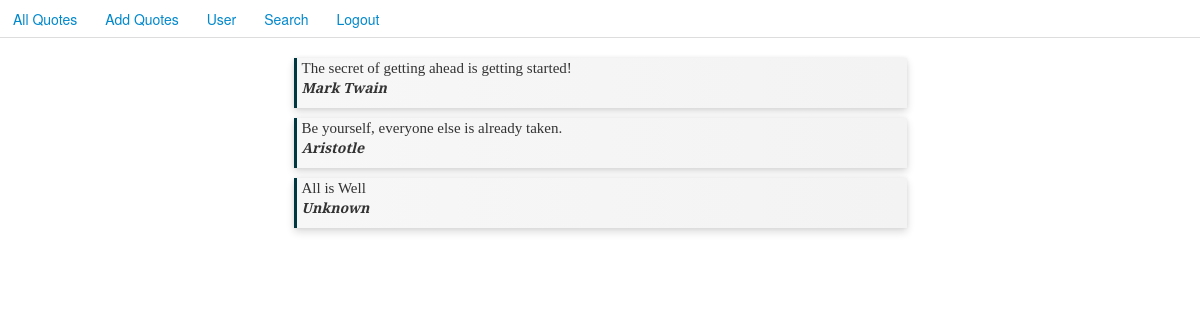
/all/ (signed in), run on an earlier commit of the app's database.
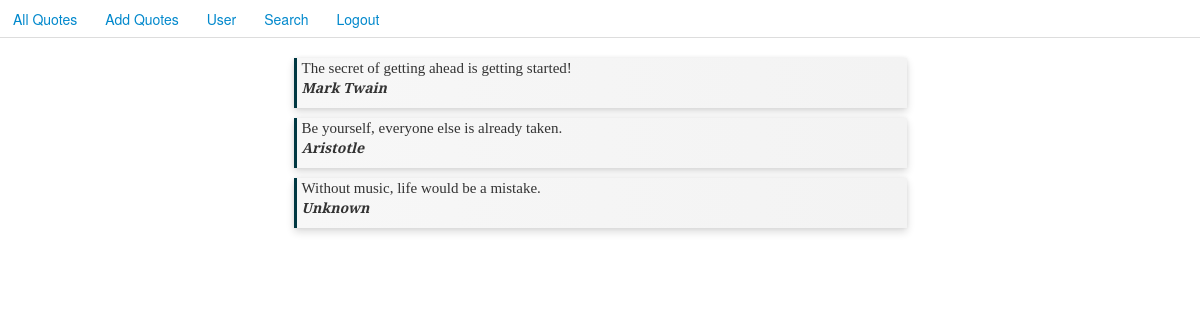
And on a later commit of the database.
### quoteapp/models.py (models this page shows, shortened)
class QuoteModel(models.Model):
	user = models.ForeignKey('auth.User')
	quote = models.CharField(max_length = 150)
	qname = models.CharField(max_length = 25)

### quoteapp/views.py (the view)
# urls.py: url(r'^all/',allquotes_view,name='allquotes'),
def allquotes_view(request):
	list1 = QuoteModel.objects.all()
	context = {"list1":list1}
	try:
		if request.session['member_id']:
			return render(request,"quoteapp/all.html",context)
	except KeyError:
		form = "Please login to proceed"
		return render(request,"quoteapp/index.html",{"form":form})

### quoteapp/templates/quoteapp/all.html (shortened to what this page needs)
{% block content %}
{% load static %}
<link rel="stylesheet" type="text/css" href="/static/quoteapp/style2.css" />
<link rel="stylesheet" type="text/css" href="/static/quoteapp/style.css" />
<link href="/static/quoteapp/css/bootstrap.min.css" rel="stylesheet" media="screen">
<ul class="nav nav-tabs">
  <li role="presentation"><a href="/all/">All Quotes</a></li>
  <li role="presentation"><a href="/quote/">Add Quotes</a></li>
  <li role="presentation"><a href="/user/">User</a></li>
  <li role="presentation"><a href="/search/">Search</a></li>
  <li role="presentation"><a href="/logout/">Logout</a></li>
</ul>
{% for x in list1%}
<div class="item">
  <div class="quote">
<p> {{x.quote}} </p></div>
<div class="qname">
<p> {{x.qname}} </p> </div>
</div>
{% endfor %}
{% endblock content%}

What changed in the data, as far as the page shows it:
removed QuoteModel: quote "All is Well", qname "Unknown"
added QuoteModel: quote "Without music, life would be a mistake.", qname "Unknown"
